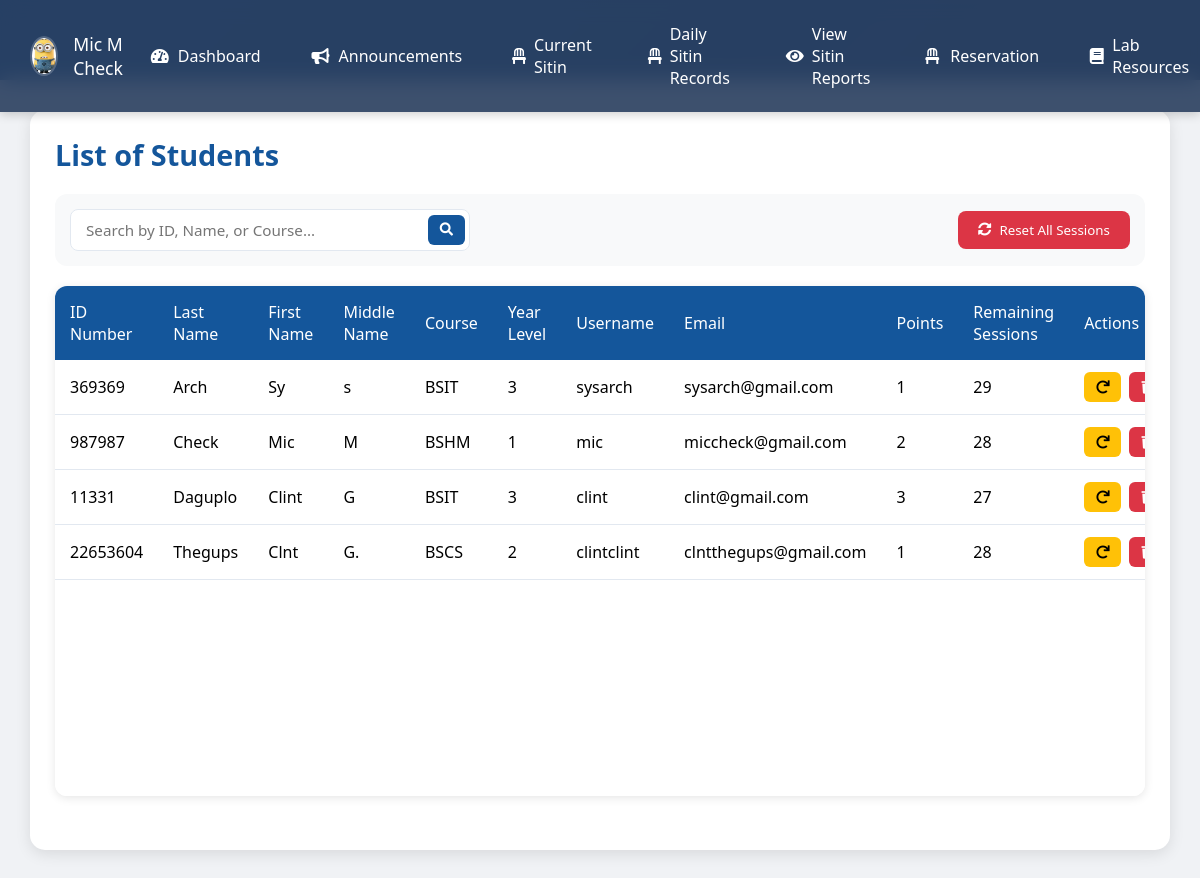
Screenshot of /liststudent.php (signed in) with the database file from the repository.
### tables this page shows
CREATE TABLE `user` (
  `IDNO` int(11) NOT NULL,
  `LASTNAME` varchar(255) NOT NULL,
  `FIRSTNAME` varchar(255) NOT NULL,
  `MIDNAME` varchar(255) NOT NULL,
  `COURSE` varchar(255) NOT NULL,
  `YEARLEVEL` int(11) NOT NULL,
  `USERNAME` varchar(255) NOT NULL,
  `PASSWORD` varchar(255) NOT NULL,
  `EMAIL` varchar(255) NOT NULL,
  `PROFILE_PIC` varchar(255) NOT NULL DEFAULT 'default.jpg',
  `REMAINING_SESSIONS` int(30) NOT NULL DEFAULT 30,
  `POINTS` int(11) DEFAULT 0
);

### liststudent.php (the view, shortened to what this page needs)
<?php
include("connector.php");
$username = $_SESSION['Username'];
$query = "SELECT PROFILE_PIC, FIRSTNAME, MIDNAME, LASTNAME FROM user WHERE USERNAME = ?";
$stmt = $con->prepare($query);
$stmt->bind_param("s", $username);
$stmt->execute();
$result = $stmt->get_result();
if ($result && $result->num_rows > 0) {
$row = $result->fetch_assoc();
$profile_pic = !empty($row['PROFILE_PIC']) ? htmlspecialchars($row['PROFILE_PIC']) : 'default.jpg';
$user_name = htmlspecialchars($row['FIRSTNAME'] . ' ' . $row['MIDNAME'] . ' ' . $row['LASTNAME']);
} else {
$profile_pic = 'default.jpg';
$user_name = 'Admin';
}
?>
<!DOCTYPE html>
<html lang="en">
<head>
<link rel="stylesheet" href="https://cdnjs.cloudflare.com/ajax/libs/font-awesome/5.15.3/css/all.min.css">
</head>
<body>
<div class="topnav">
    <div class="user-profile">
        <img src="uploads/<?php echo htmlspecialchars($profile_pic); ?>" alt="Profile Picture">
        <div class="user-name"><?php echo htmlspecialchars($user_name); ?></div>
    </div>
    <div class="nav-links">
        <a href="admindash.php"><i class="fas fa-tachometer-alt"></i> Dashboard</a>
        <a href="adannouncement.php"><i class="fas fa-bullhorn"></i> Announcements</a>
        <a href="adsitin.php"><i class="fas fa-chair"></i> Current Sitin</a>
        <a href="addaily.php"><i class="fas fa-chair"></i> Daily Sitin Records</a>
        <a href="viewReports.php"><i class="fas fa-eye"></i> View Sitin Reports</a>
        <a href="adreservation.php"><i class="fas fa-chair"></i> Reservation</a>
        <a href="adlabresources.php"><i class="fas fa-book"></i> Lab Resources</a>
    </div>
</div>
<div class="content">
<div class="container">
<div class="header">
<h1>List of Students</h1>
</div>
<div class="controls-container">
<div class="search-box">
<input type="text" id="searchInput" placeholder="Search by ID, Name, or Course...">
<button type="button">
<i class="fas fa-search"></i>
</button>
</div>
<form method="POST" style="margin: 0;">
<button type="submit" name="reset_sessions" class="reset-button">
<i class="fas fa-sync-alt"></i> Reset All Sessions
</button>
</form>
</div>
<div class="table-container">
<table>
<thead>
<tr>
<th>ID Number</th>
<th>Last Name</th>
<th>First Name</th>
<th>Middle Name</th>
<th>Course</th>
<th>Year Level</th>
<th>Username</th>
<th>Email</th>
<th>Points</th>
<th>Remaining Sessions</th>
<th>Actions</th>
</tr>
</thead>
<tbody>
<?php
$query = "SELECT * FROM user ORDER BY LASTNAME ASC";
$result = mysqli_query($con, $query);
while ($row = mysqli_fetch_assoc($result)) {
    $points_class = '';
    if ($row['POINTS'] >= 2) {
        $points_class = 'points-high';
    } elseif ($row['POINTS'] == 1) {
        $points_class = 'points-medium';
    } else {
        $points_class = 'points-low';
    }
    echo "<tr>";
    echo "<td>" . htmlspecialchars($row['IDNO']) . "</td>";
    echo "<td>" . htmlspecialchars($row['LASTNAME']) . "</td>";
    echo "<td>" . htmlspecialchars($row['FIRSTNAME']) . "</td>";
    echo "<td>" . htmlspecialchars($row['MIDNAME']) . "</td>";
    echo "<td>" . htmlspecialchars($row['COURSE']) . "</td>";
    echo "<td class='text-center'>" . htmlspecialchars($row['YEARLEVEL']) . "</td>";
    echo "<td>" . htmlspecialchars($row['USERNAME']) . "</td>";
    echo "<td>" . htmlspecialchars($row['EMAIL']) . "</td>";
    echo "<td class='points-column " . $points_class . "'>" . htmlspecialchars($row['POINTS']) . "</td>";
    echo "<td class='text-center'>" . htmlspecialchars($row['REMAINING_SESSIONS']) . "</td>";
    echo "<td class='action-buttons'>";
    echo "<button onclick='resetSessions(" . $row['IDNO'] . ")' class='reset-btn' title='Reset Sessions'><i class='fas fa-redo'></i></button>";
    echo "<button onclick='deleteStudent(" . $row['IDNO'] . ")' class='delete-btn' title='Delete Student'><i class='fas fa-trash'></i></button>";
    echo "</td>";
    echo "</tr>";
}
?>
</tbody>
</table>
</div>
</div>
</div>
</body>
</html>

### liststudent.php (style rules this page uses)
* { margin: 0; padding: 0; box-sizing: border-box; font-family: 'Segoe UI', Tahoma, Geneva, Verdana, sans-serif; }
html, body { background: linear-gradient(135deg, #14569b, #2a3f5f); min-height: 100vh; width: 100%; }
.topnav { width: 100%; background-color: rgba(42, 63, 95, 0.9); padding: 15px 30px; position: fixed; top: 0; left: 0; display: flex; align-items: center; justify-content: space-between; box-shadow: 0 2px 10px rgba(0, 0, 0, 0.2); backdrop-filter: blur(10px); z-index: 1000; }
.user-profile { display: flex; align-items: center; gap: 15px; }
.user-profile img { width: 40px; height: 40px; border-radius: 50%; border: 2px solid rgba(255, 255, 255, 0.2); }
.user-name { color: white; font-size: 1.1rem; }
.nav-links { display: flex; gap: 20px; align-items: center; }
.nav-links a { color: white; text-decoration: none; padding: 8px 15px; border-radius: 6px; transition: all 0.3s; display: flex; align-items: center; gap: 8px; }
.nav-links a i { width: 20px; text-align: center; }
.content { margin-top: 80px; padding: 30px; min-height: calc(100vh - 80px); background: #f0f2f5; }
.container { background: white; border-radius: 15px; padding: 25px; box-shadow: 0 4px 15px rgba(0, 0, 0, 0.1); height: calc(100vh - 60px); max-width: 1400px; margin: 0 auto; overflow: hidden; }
.header { margin-bottom: 20px; }
.header h1 { color: #14569b; font-size: 1.8rem; font-weight: 600; margin-bottom: 15px; }
.controls-container { display: flex; justify-content: space-between; align-items: center; gap: 15px; margin-bottom: 20px; padding: 15px; background: #f8f9fa; border-radius: 12px; }
.search-box { display: flex; align-items: center; gap: 10px; flex: 1; max-width: 400px; position: relative; }
.search-box input { width: 100%; padding: 10px 15px; padding-right: 45px; border: 1px solid #e2e8f0; border-radius: 8px; transition: all 0.2s; font-size: 0.95rem; }
.search-box button { position: absolute; right: 5px; padding: 8px 12px; background: #14569b; color: white; border: none; border-radius: 6px; cursor: pointer; transition: all 0.2s; display: flex; align-items: center; justify-content: center; }
.reset-button { background: #dc3545; color: white; padding: 10px 20px; border: none; border-radius: 8px; cursor: pointer; transition: all 0.2s; display: flex; align-items: center; gap: 8px; }
.table-container { height: calc(100% - 180px); overflow-y: auto; border-radius: 12px; background: white; box-shadow: 0 2px 10px rgba(0, 0, 0, 0.1); }
table { width: 100%; border-collapse: separate; border-spacing: 0; }
thead { position: sticky; top: 0; z-index: 2; }
th { background: #14569b; color: white; padding: 15px; font-weight: 500; text-align: left; }
td { padding: 12px 15px; border-bottom: 1px solid #e2e8f0; }
.action-buttons { display: flex; gap: 8px; justify-content: center; }
.reset-btn, .delete-btn { padding: 6px 12px; border: none; border-radius: 6px; cursor: pointer; transition: all 0.2s; }
.reset-btn { background: #ffc107; color: #000; }
.delete-btn { background: #dc3545; color: white; }

### rows the page displays
user: PROFILE_PIC (picture), user_name "Mic M Check", IDNO "987987", LASTNAME "Check", FIRSTNAME "Mic", MIDNAME "M", COURSE "BSHM", YEARLEVEL "1", USERNAME "mic", EMAIL "miccheck@gmail.com", POINTS "2", REMAINING_SESSIONS "28"
user: IDNO "369369", LASTNAME "Arch", FIRSTNAME "Sy", MIDNAME "s", COURSE "BSIT", YEARLEVEL "3", USERNAME "sysarch", EMAIL "sysarch@gmail.com", POINTS "1", REMAINING_SESSIONS "29"
user: IDNO "11331", LASTNAME "Daguplo", FIRSTNAME "Clint", MIDNAME "G", COURSE "BSIT", YEARLEVEL "3", USERNAME "clint", EMAIL "clint@gmail.com", POINTS "3", REMAINING_SESSIONS "27"
user: IDNO "22653604", LASTNAME "Thegups", FIRSTNAME "Clnt", MIDNAME "G.", COURSE "BSCS", YEARLEVEL "2", USERNAME "clintclint", EMAIL "clntthegups@gmail.com", POINTS "1", REMAINING_SESSIONS "28"
